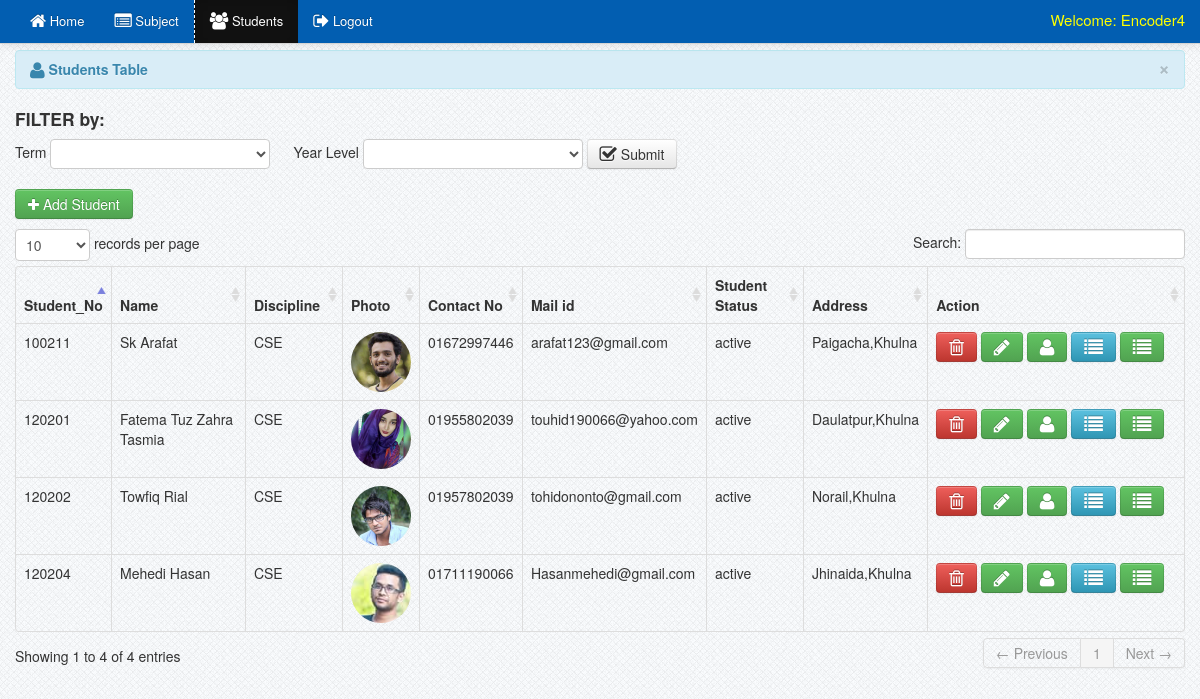
The app's page /registrar/students.php (signed in) with its own data.
### tables this page shows
CREATE TABLE `users` (
  `user_id` int(11) NOT NULL AUTO_INCREMENT,
  `username` varchar(100) NOT NULL,
  `password` varchar(100) NOT NULL,
  `firstname` varchar(100) NOT NULL,
  `lastname` varchar(100) NOT NULL,
  `user_type` varchar(100) NOT NULL,
  PRIMARY KEY (`user_id`)
);

CREATE TABLE `students` (
  `student_id` int(11) NOT NULL AUTO_INCREMENT,
  `firstname` varchar(100) NOT NULL,
  `lastname` varchar(100) NOT NULL,
  `password` varchar(100) NOT NULL,
  `gender` varchar(10) NOT NULL,
  `course` varchar(100) NOT NULL,
  `address` varchar(100) NOT NULL,
  `contact` varchar(100) NOT NULL,
  `mail_id` varchar(100) NOT NULL,
  `photo` varchar(100) NOT NULL,
  `student_no` varchar(100) NOT NULL,
  `status` varchar(100) NOT NULL,
  `year_level` varchar(100) NOT NULL,
  `term` varchar(100) NOT NULL,
  `student_status` varchar(100) NOT NULL,
  `reg_status` varchar(111) NOT NULL,
  `reg_stat` varchar(111) NOT NULL,
  `a_a` varchar(111) NOT NULL,
  `a_d` varchar(111) NOT NULL,
  `fees` varchar(111) NOT NULL,
  PRIMARY KEY (`student_id`)
);

### registrar/session.php (called while the page is built, shortened)
<?php
$session_id=$_SESSION['id'];
?>

### registrar/students.php (the view, shortened to what this page needs)
<?php include('header.php'); ?>
<?php include('session.php'); ?>
<?php include('navbar_students.php'); ?>
    <div class="container">
		<div class="margin-top">
			<div class="row">
			<div class="span12">
			   <div class="alert alert-info">
                                    <button type="button" class="close" data-dismiss="alert">&times;</button>
                                    <strong><i class="icon-user icon-large"></i>&nbsp;Students Table</strong>
                                </div>
								<label><h4>FILTER by:</h4></label>
									<form  method = "POST" class="form-inline" action="sort_students.php">
									Term
									<select name="course" >
									<option></option>
									<option value="1">1st</option>
									</select>
									&nbsp;&nbsp;&nbsp;&nbsp;
									Year Level
									<select name="year_level" >
									<option></option>
									<option value="1">First Year</option>
									</select>
									<button type="submit" name="sort_students" class="btn"><i class="icon-check icon-large"></i>&nbsp;Submit</button>
								</form>
                            <table cellpadding="0" cellspacing="0" border="0" class="table  table-bordered" id="example">
								<p><a href="add_student.php" class="btn btn-success"><i class="icon-plus"></i>&nbsp;Add Student</a></p>
                                <thead>
                                    <tr>
                                        <th>Student_No</th>
                                        <th>Name</th>
                                        <th>Discipline</th>
                                        <th>Photo</th>
                                        <th>Contact No</th>
                                        <th>Mail id</th>
                                        <th>Student Status</th>
                                        <th>Address</th>
                                       <th>Action</th>
                                    </tr>
                                </thead>
                                <tbody>
                                  <?php  $user_query=mysql_query("select * from students where status='active'")or die(mysql_error());
									while($row=mysql_fetch_array($user_query)){
									$id=$row['student_no'];  ?>
									<tr class="del<?php echo $id ?>">
									<td><?php echo $row['student_no']; ?></td>
                                    <td><?php echo $row['firstname']." ".$row['lastname']; ?></td>
                                    <td width="80"><?php echo $row['course']; ?> </td>
                                    <td width="60"><img src="<?php echo $row['photo']; ?>" width="60" height="60" class="img-circle"></td>
									 <td width="80"><?php echo $row['contact']; ?></td>
									 <td width="80"><?php echo $row['mail_id']; ?></td>
									 <td width="80"><?php echo $row['status']; ?></td>
                                      <td width="80"><?php echo $row['address']; ?></td>
                                    <td width="240">
                                        <a rel="tooltip"  title="Delete" id="<?php echo $id; ?>" href="#delete_student<?php echo $id; ?>" data-toggle="modal"  target="_blank"   class="btn btn-danger"><i class="icon-trash icon-large"></i></a>
										<a  rel="tooltip"  title="Edit" id="e<?php echo $id; ?>" href="edit_student.php<?php echo '?id='.$id; ?>" target="_blank" class="btn btn-success"><i class="icon-pencil icon-large"></i></a>
                                        <a  rel="tooltip"  title="Show Details" id="e<?php echo $id; ?>" href="sh_student.php<?php echo '?id='.$id; ?>" target="_blank" class="btn btn-success"><i class="icon-user icon-large"></i></a>
										<a  rel="tooltip"  title="View Grade" id="v<?php echo $id; ?>"  href="view_grade.php<?php echo '?id='.$id; ?>" target="_blank" class="btn btn-info"><i class="icon-list icon-large"></i></a>
                                        <a  rel="tooltip"  title="View Registration" id="v<?php echo $id; ?>"  href="view_reg.php<?php echo '?id='.$id; ?>" target="_blank" class="btn btn-success"><i class="icon-list icon-large"></i></a>
                                    </td>
                                    </tr>
									<?php  }  ?>
                                </tbody>
                            </table>
			</div>
			</div>
		</div>
    </div>
<?php include('footer.php') ?>

### registrar/navbar_students.php (shortened to what this page needs)
<?php
$user_query  = mysql_query("select * from users where user_id = '$session_id'")or die(mysql_error());
$user_row =mysql_fetch_array($user_query);
?>
	 <div class="navbar navbar-fixed-top navbar-inverse">
            <div class="navbar-inner">
                <div class="container">
                    <div class="nav-collapse collapse">
					<ul class="nav">
					<li><a href="dasboard.php"><i class="icon-home icon-large"></i>&nbsp;Home</a></li>
					<li><a href="subject.php"><i class="icon-list-alt icon-large"></i>&nbsp;Subject</a></li>
					<li  class="active"><a href="students.php"><i class="icon-group icon-large"></i>&nbsp;Students</a></li>
					<li><a href="logout.php"><i class="icon-signout icon-large"></i>&nbsp;Logout</a></li>
					</ul>
					 <div class="pull-right">
						<div class="admin">Welcome: <?php echo $user_row['user_type']; ?></div>
                     </div>
                    </div>
                </div>
            </div>
        </div>

### css/docs.css (style rules this page uses)
.admin { color: yellow; font-size: 15px; margin-top: 10px; }
.margin-top { margin-top:50px; }
body { background: url(../img/grid_noise.png); position: relative; }
body > .navbar { font-size: 13px; }

### css/print.css (style rules this page uses)
.navbar { display:none; }
table { font-family:arial !important; }
#example th { border-right:1px solid; font-family:arial !important; }
#example th:first-child { border-left:1px solid; font-family:arial !important; }
#example td { border-right:1px solid; text-align:center; }
#example td:first-child { border-left:1px solid; text-align:center; }
h4 { font-size:15px; font-family:arial !important; }

### records on screen
users: user_type "Encoder4"
students: student_no "120201", firstname "Fatema Tuz", lastname "Zahra Tasmia", course "CSE", photo (picture), contact "01955802039", mail "touhid190066@yahoo.com", status "active", address "Daulatpur,Khulna"
students: student_no "120202", firstname "Towfiq", lastname "Rial", course "CSE", photo (picture), contact "01957802039", mail "tohidononto@gmail.com", status "active", address "Norail,Khulna"
students: student_no "100211", firstname "Sk", lastname "Arafat", course "CSE", photo (picture), contact "01672997446", mail "arafat123@gmail.com", status "active", address "Paigacha,Khulna"
students: student_no "120204", firstname "Mehedi", lastname "Hasan", course "CSE", photo (picture), contact "01711190066", mail "Hasanmehedi@gmail.com", status "active", address "Jhinaida,Khulna"
